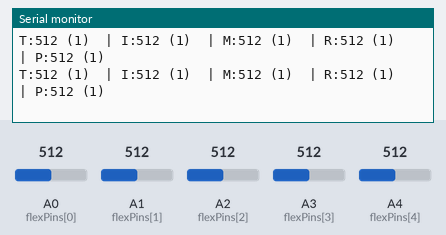
Simulated run of this sketch. Board: Arduino Uno, built with avr-gcc and run on an emulated ATmega328P. Shown: the last lines printed to the serial monitor. Inputs (shaded band) come from the test bench; at power-on: A0 (flexPins[0]) = 512, A1 (flexPins[1]) = 512, A2 (flexPins[2]) = 512, A3 (flexPins[3]) = 512, A4 (flexPins[4]) = 512.

Above: at 11.5 s.
11.6 s: A0 (flexPins[0]) set to 110
At 11.69 s:
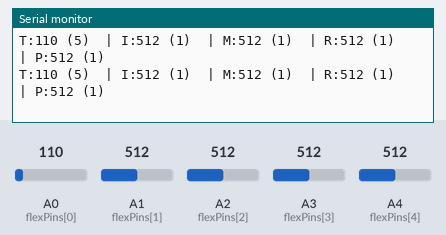
14.6 s: A0 (flexPins[0]) set to 89
At 14.63 s:
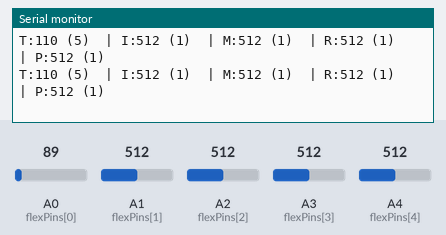
16.1 s: A1 (flexPins[1]) set to 104
At 16.12 s:
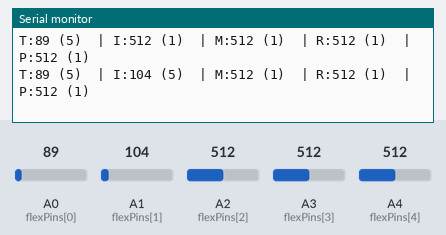
19.1 s: A1 (flexPins[1]) set to 88
At 19.15 s:
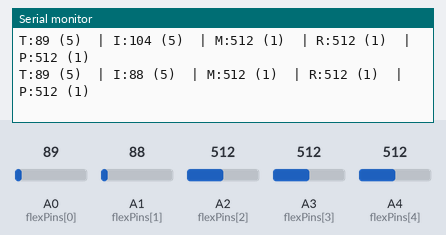
22.1 s: A2 (flexPins[2]) set to 110
At 22.13 s:
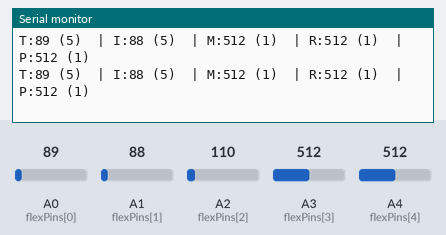
25.1 s: A2 (flexPins[2]) set to 95
At 29.05 s:
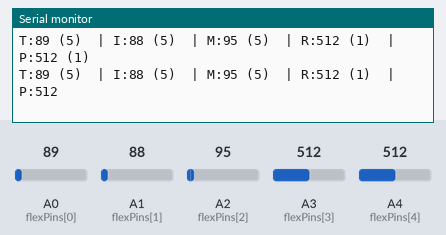
Timing chart, 0 to 29.1 s (numbered marks = the images above; inputs shaded):
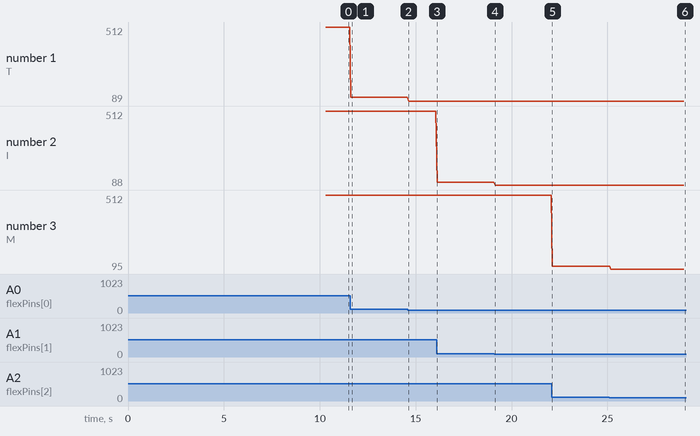

The sketch:

CS3651_test_classifier_calibration.ino
```cpp
// === User Preferences ===
#define USER_DEBUG true
#define USER_OUTPUT_SERIAL true
#define USER_OUTPUT_RAW true
#define USER_OUTPUT_IMU_XY false

// === Flex Sensor Config ===
const int flexPins[5] = {A0, A1, A2, A3, A4}; // Thumb to Pinky

// === Sensor Values ===
uint8_t thumbFinger = 0;
uint8_t pointerFinger = 0;
uint8_t middleFinger = 0;
uint8_t ringFinger = 0;
uint8_t pinkyFinger = 0;

// === Calibration Storage ===
int flexBaseline[5];            // Baseline flat-hand value
int bendThresholds[5][4];       // 4 thresholds for 5 levels

// === Finger FSM State ===
struct FingerState {
  uint8_t prevLevel = 1;
  bool isBending = false;
  uint8_t peakLevel = 1;
};

FingerState fingerStates[5];

// === Setup ===
void setup() {
  Serial.begin(9600);
  delay(1000);
  Serial.println("=== FLEX SENSOR CALIBRATION ===");
  delay(1000);
  calibrateFlexSensors();   // Run calibration
  delay(5000);
}

// === Loop ===
void loop() {
  readSensors();
  delay(50);
}

// === Calibration ===
void calibrateFlexSensors() {
  Serial.println("\n[!] Please hold your hand out FLAT and STILL for 2 seconds...");

  const int numSamples = 40;
  int tempSum[5] = {0, 0, 0, 0, 0};
  delay(1000); // wait for hand to stabilize

  for (int s = 0; s < numSamples; s++) {
    for (int i = 0; i < 5; i++) {
      tempSum[i] += analogRead(flexPins[i]);
    }
    delay(50);
  }

  for (int i = 0; i < 5; i++) {
    flexBaseline[i] = tempSum[i] / numSamples;
    int base = flexBaseline[i];

    // Set nonlinear thresholds for levels 2–5
    bendThresholds[i][0] = base - 0.40 * base;  // Level 1–2
    bendThresholds[i][1] = base - 0.625 * base; // Level 2–3
    bendThresholds[i][2] = base - 0.725 * base; // Level 3–4
    bendThresholds[i][3] = base - 0.775 * base; // Level 4–5

    Serial.print("Finger "); Serial.print(i);
    Serial.print(" | Baseline: "); Serial.print(base);
    Serial.print(" | Thresholds: ");
    for (int j = 0; j < 4; j++) {
      Serial.print(bendThresholds[i][j]); Serial.print(" ");
    }
    Serial.println();
  }

  Serial.println("\n[✓] Calibration complete! Levels 1–5 configured.\n");
}

// === Sensor Reading + Processing ===
void readSensors() {
  int flexValues[5];
  uint8_t levels[5];

  for (int i = 0; i < 5; i++) {
    flexValues[i] = analogRead(flexPins[i]);
    levels[i] = classifyFingerPosition(flexValues[i], i);
    processFingerLevel(i, levels[i]);
  }

  if (USER_OUTPUT_RAW) {
    Serial.print("T:");  Serial.print(flexValues[0]); Serial.print(" ("); Serial.print(levels[0]); Serial.print(")  | ");
    Serial.print("I:");  Serial.print(flexValues[1]); Serial.print(" ("); Serial.print(levels[1]); Serial.print(")  | ");
    Serial.print("M:");  Serial.print(flexValues[2]); Serial.print(" ("); Serial.print(levels[2]); Serial.print(")  | ");
    Serial.print("R:");  Serial.print(flexValues[3]); Serial.print(" ("); Serial.print(levels[3]); Serial.print(")  | ");
    Serial.print("P:");  Serial.print(flexValues[4]); Serial.print(" ("); Serial.print(levels[4]); Serial.print(")");
    Serial.println();
  }
}

// === Classification Logic ===
int classifyFingerPosition(int flexValue, int fingerIndex) {
  if (flexValue > bendThresholds[fingerIndex][0]) return 1;
  else if (flexValue > bendThresholds[fingerIndex][1]) return 2;
  else if (flexValue > bendThresholds[fingerIndex][2]) return 3;
  else if (flexValue > bendThresholds[fingerIndex][3]) return 4;
  else return 5;
}

// === Per-Finger State Machine ===
void processFingerLevel(int fingerIndex, uint8_t currentLevel) {
  FingerState &state = fingerStates[fingerIndex];

  if (currentLevel == 1) {
    if (state.isBending && state.peakLevel > 1) {
      triggerFingerAction(fingerIndex, state.peakLevel);
    }
    state.isBending = false;
    state.peakLevel = 1;
  } else {
    state.isBending = true;
    if (currentLevel > state.peakLevel) {
      state.peakLevel = currentLevel;
    }
  }

  state.prevLevel = currentLevel;
}

// === Placeholder Action ===
void triggerFingerAction(int fingerIndex, uint8_t level) {
  Serial.print("Finger ");
  Serial.print(fingerIndex);
  Serial.print(" TRIGGERED at peak level ");
  Serial.println(level);
  delay(10); // Mimic keypress duration
}
```

Measured:
- the behaviour switches between 100 and 99 on A2 (flexPins[2]) (found by bisection; images 5 and 6)
- after the input at 11.6 s, the serial monitor: prints a new line at once (image 1)
- after the input at 16.1 s, the serial monitor: prints a new line at once (image 3)
- after the input at 19.1 s, the serial monitor: prints a new line after 0.05 s (image 4)
- after the input at 25.1 s, the serial monitor: prints a new line after 0.08 s (image 6)
- plotted number 1: 512 → 110 after the input at 11.6 s, 110 → 89 after the input at 14.6 s
- plotted number 2: 512 → 104 after the input at 16.1 s, 104 → 88 after the input at 19.1 s
- plotted number 3: 512 → 110 after the input at 22.1 s, 110 → 95 after the input at 25.1 s
